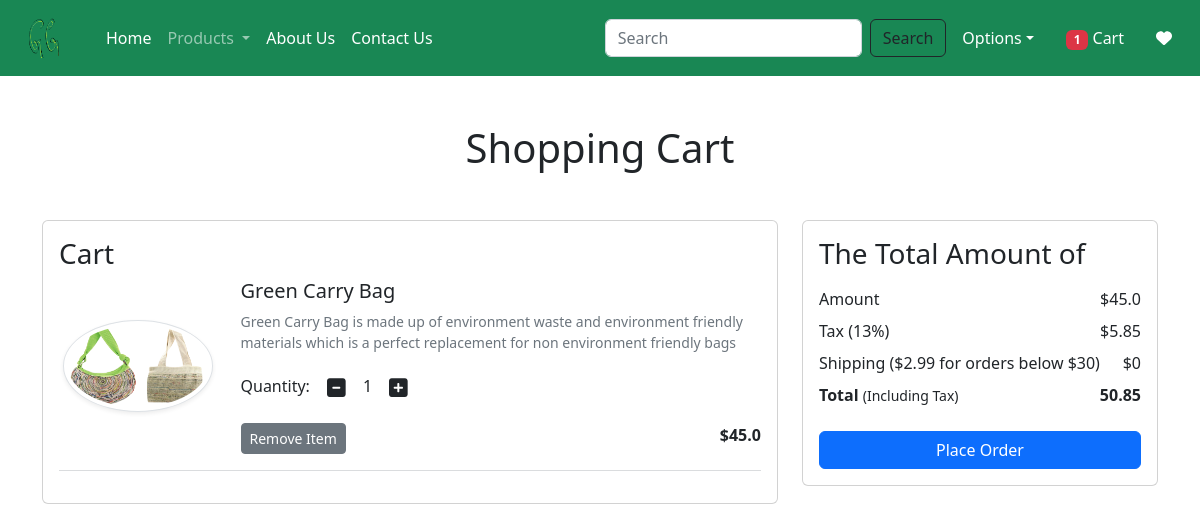
Screenshot of /cart/ (signed in) with the database file from the repository.
### app/models.py (models this page shows, shortened)
class Cart(models.Model):
    user = models.ForeignKey(User,on_delete=models.CASCADE)
    product = models.ForeignKey(Product,on_delete=models.CASCADE)
    quantity = models.PositiveIntegerField(default=1)

class Product(models.Model):
    title = models.CharField(max_length=100)
    selling_price = models.FloatField()
    discounted_price = models.FloatField()
    description = models.TextField()
    composition = models.TextField(default='')
    prodapp = models.TextField(default='')
    category = models.CharField(choices=CATEGORY_CHOICES, max_length=2)
    product_image = models.ImageField(upload_to='product')

### app/views.py (the view)
# urls.py: path('cart/', views.show_cart, name='showcart'),
@login_required
def show_cart(request):
    user = request.user
    cart = Cart.objects.filter(user=user)
    amount = 0
    shipping = 0
    taxamount = 0
    taxpercent = 0.13
    for p in cart:
        value = p.quantity * p.product.discounted_price
        amount = amount + value
        if amount < 30:
            shipping = 2.99
        else:
            shipping = 0
        taxamount = round(amount * taxpercent, 2)
    taxamount = taxamount + 0
    totalamount = round((amount + taxamount + shipping), 2)
    totalitem = 0
    wishitem = 0
    if request.user.is_authenticated:
        totalitem = len(Cart.objects.filter(user=request.user))
        wishitem = len(Wishlist.objects.filter(user=request.user))
    return render(request, 'app/addtocart.html', locals())

### app/templates/app/addtocart.html (shortened to what this page needs)
{% extends 'app/base.html' %}
{% load static %}
{% block main-content %}
<div class="container my-5">
 <div class="row">
  {% if cart %}
  <h1 class="text-center mb-5">Shopping Cart</h1>
  <div class="col-sm-8">
  <div class="card">
   <div class="card-body">
    <h3>Cart</h3>
    {% for item in cart %}
    <div class="row">
     <div class="col-sm-3 text-center align-self-center"><img src="{{item.product.product_image.url}}" alt="" srcset="" class="img-fluid img-thumbnail shadow-sm" height="150" width="150"> </div>
     <div class="col-sm-9">
      <div>
       <h5>{{item.product.title}}</h5>
       <p class="mb-2 text-muted small">{{item.product.description}}</p>
       <div class="my-3">
        <label for="quantity">Quantity:</label>
        <a class="minus-cart btn" pid={{item.product.id}}><i class="fas fa-minus-square fa-lg"></i></a>
        <span id="quantity">{{item.quantity}}</span>
        <a class="plus-cart btn" pid={{item.product.id}}><i class="fas fa-plus-square fa-lg"></i></a>
       </div>
       <div class="d-flex justify-content-between">
        <a href="#" class="remove-cart btn btn-sm btn-secondary mr-3" pid={{item.product.id}}>Remove Item</a>
        <p class="mb-0"><span><strong>${{item.product.discounted_price}}</strong></span></p>
       </div>
      </div>
     </div>
    </div>
    <hr class="text-muted">
    {% endfor %}
   </div>
   </div>
  </div>
     {% if amount > 0 %}
      <div class="col-sm-4">
       <div class="card">
        <div class="card-body">
          <h3>The Total Amount of</h3>
          <ul class="list-group">
           <li class="list-group-item d-flex justify-content-between align-items-center border-0 px-0 pb-0" >Amount<span id="amount">${{amount}}</span></li>
           <li class="list-group-item d-flex justify-content-between align-items-center border-0 px-0 pb-0" >Tax (13%)<span id="taxamount">${{taxamount}}</span></li>
           <li class="list-group-item d-flex justify-content-between align-items-center border-0 px-0 pb-0" >Shipping ($2.99 for orders below $30)<span id="shipamount">${{shipping}}</span></li>
           <li class="list-group-item d-flex justify-content-between align-items-center border-0 px-0 mb-3">
            <div>
               <strong>Total</strong> <small>(Including Tax)</small>
             </div>
             <span id="totalamount"><strong>{{totalamount}}</strong></span>
           </li>
          </ul>
          <div class="d-grid"><a href="{% url 'checkout' %}" class="btn btn-primary">Place Order</a></div>
        </div>
       </div>
      </div>
     {% endif %}
  {% else %}
    <h1 class="text-center mb-5">Cart is Empty</h1>
{% endif %}
</div>
</div>
{% endblock main-content %}

### app/static/app/css/style.css (style rules this page uses)
.img-thumbnail { border-radius: 50%; }

### rows the page displays
Cart: product.product_image (picture), product "Green Carry Bag", product.description "Green Carry Bag is made up of environment waste and environment friendly materials which is a perfect replacement for non environment friendly bags", quantity "1", product.discounted_price "45.0"

### other values shown
{{ totalitem }} "1"
{{ amount }} "45.0"
{{ taxamount }} "5.85"
{{ shipping }} "0"
{{ totalamount }} "50.85"
